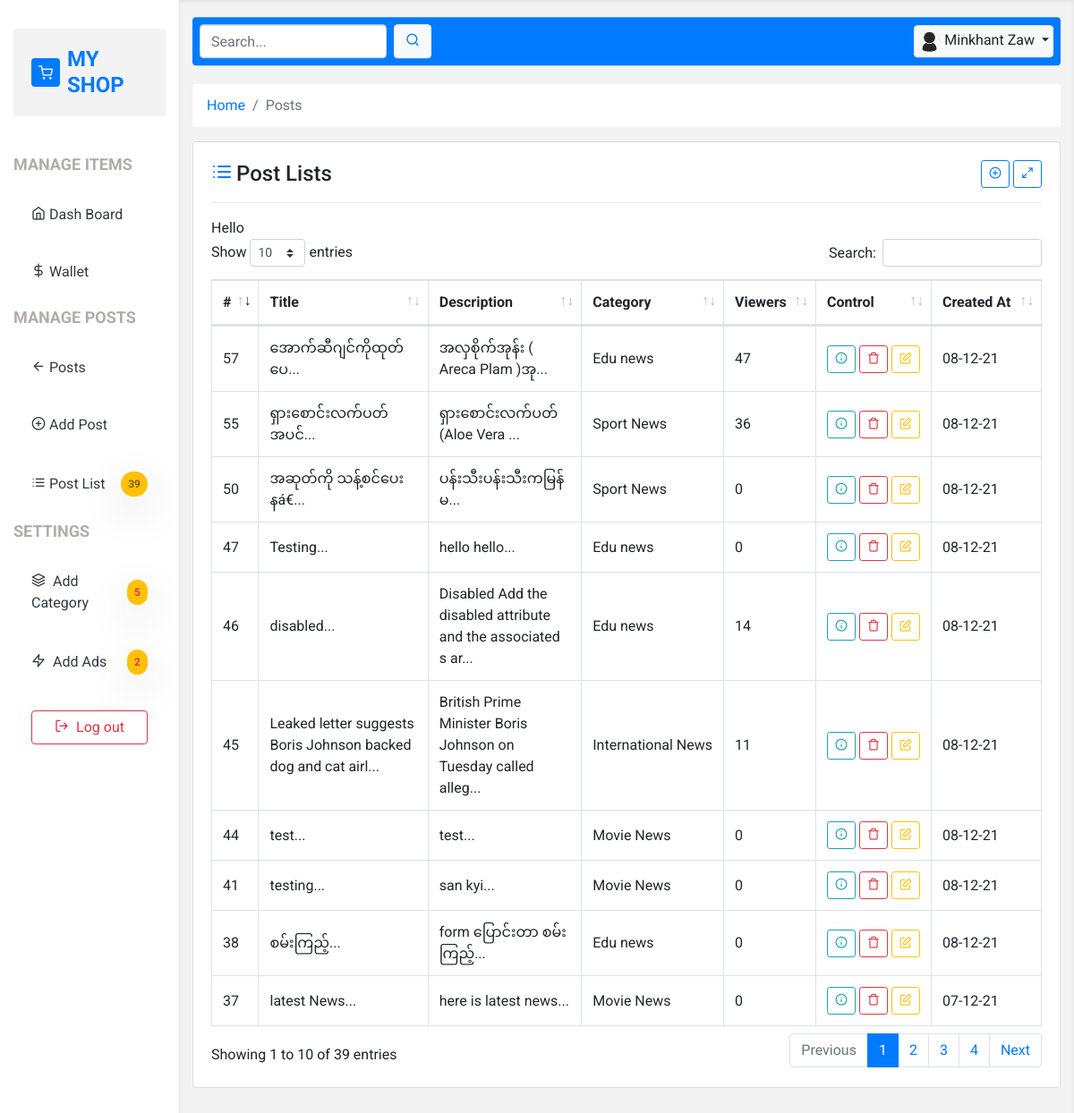
Page /post_list.php (signed in) on the committed database.
### tables this page shows
CREATE TABLE `posts` (
  `id` int(11) NOT NULL,
  `title` varchar(255) NOT NULL,
  `description` longtext NOT NULL,
  `user_id` int(11) NOT NULL,
  `category_id` int(11) NOT NULL,
  `is_publish` enum('0','1') NOT NULL DEFAULT '0',
  `ordering` int(11) DEFAULT NULL,
  `created_at` timestamp NOT NULL DEFAULT current_timestamp()
);

CREATE TABLE `categories` (
  `id` int(11) NOT NULL,
  `title` varchar(255) NOT NULL,
  `user_id` int(11) NOT NULL,
  `ordering` int(11) DEFAULT NULL,
  `created_at` timestamp NOT NULL DEFAULT current_timestamp()
);

### core/base.php (called while the page is built, shortened)
<?php
function con() {
    return mysqli_connect("localhost", "root", "", "blog");
}
$url = "http://{$_SERVER['HTTP_HOST']}/wd_6/5_sample_blog";

### core/functions.php (called while the page is built, shortened)
<?php
function fetch($sql) {
    $query = mysqli_query(con(),$sql);
    $row = mysqli_fetch_assoc($query);
    return $row;
}
function fetchAll($sql) {
    $query = mysqli_query(con(),$sql);
    $rows = [];
    while ($row = mysqli_fetch_assoc($query)) {
        array_push($rows,$row);
    }
    return $rows;
}
function showTime($timeStamp,$format = "d-m-y"){
    return date($format, strtotime($timeStamp));
}
function short($str,$length="60"){
    return substr($str,0,$length)."...";
}
function showDescription($str){
    $str = html_entity_decode($str);
    return strip_tags($str);
}
function category($id) {
    $sql = "SELECT * FROM categories WHERE id = $id";
    return fetch($sql);
}
    function posts() {
        $current_user_id = $_SESSION['user']['id'];
        if ($_SESSION['user']['role'] > 1){
            $sql= "SELECT * FROM posts WHERE user_id = '$current_user_id' ";
        }else {
            $sql = "SELECT * FROM posts";
        }
        return fetchAll($sql);
    }
    function viewerCountByPost($postId){
        $sql = "SELECT * FROM viewers WHERE post_id='$postId'";
        return fetchAll($sql);
    }

### post_list.php (the view, shortened to what this page needs)
<?php include "template/header.php"?>
<div class="row">
    <div class="col-12">
        <nav aria-label="breadcrumb mb-4">
            <ol class="breadcrumb bg-white">
                <li class="breadcrumb-item"><a href="<?php echo $url; ?>/index.php">Home</a></li>
                <li class="breadcrumb-item active" aria-current="page">Posts</li>
            </ol>
        </nav>
    </div>
</div>
<div class="row">
    <div class="col-12">
        <div class="card mb-4">
            <div class="card-body">
                <div class="row">
                    <div class="col-12">
                        <div class="d-flex justify-content-between align-items-center">
                            <h4 class="mb-0">
                                <i class="feather-list text-primary mr-1"></i>Post Lists
                            </h4>
                            <div class="">
                                <a class="btn btn-sm btn-outline-primary" href="<?php echo $url; ?>/post_add.php"><i class="feather-plus-circle"></i></a>
                                <a class="btn btn-sm btn-outline-primary" id="full-page-btn" href="#"><i class="feather-maximize-2"></i></a>
                            </div>
                        </div>
                    </div>
                </div>
                <hr>
                <?php echo showDescription("<h1>Hello</h1>")?>
                <table class="mt-3 mb-0 table table-bordered table-hover">
                    <thead>
                    <tr>
                        <th>#</th>
                        <th>Title</th>
                        <th>Description</th>
                        <th>Category</th>
                        <th>Viewers</th>
                        <th>Control</th>
                        <th class="text-nowrap">Created At</th>
                    </tr>
                    </thead>
                    <tbody>
                    <?php
                    foreach(posts() as $c){
                        ?>
                        <tr>
                            <td><?php echo $c['id'] ?></td>
                            <td><?php echo short($c['title'])?></td>
                            <td><?php echo short(showDescription($c['description']))?></td>
                            <td class="text-nowrap"><?php echo category($c['category_id'])['title']?></td>
                            <td><?php echo count(viewerCountByPost($c['id'])); ?></td>
                            <td class="text-nowrap">
                                <a href="post_detail.php?id=<?php echo $c['id']?>" class="btn btn-outline-info btn-sm"><i class="feather-info"></i></a>
                                <a href="post_delete.php?id=<?php echo $c['id']?>" class="btn btn-outline-danger btn-sm"><i class="feather-trash"></i></a>
                                <a href="post_edit.php?id=<?php echo $c['id']?>" class="btn btn-outline-warning btn-sm"><i class="feather-edit"></i></a>
                            </td>
                            <td><?php echo showTime($c['created_at']) ?></td>
                        </tr>
                        <?php
                    }
                    ?>
                    </tbody>
                </table>
            </div>
        </div>
    </div>
</div>
<?php include "template/footer.php"; ?>

### assets/css/style.css (style rules this page uses)
* { font-family: 'Roboto', sans-serif; }
:root { --primary-soft: #f3f3f3; }
table tr td { vertical-align: middle !important; }

### rows in the picture
posts: id "37", title "latest News...", description "here is latest news...", category.title "Movie News", count(viewerCountByPost($c['id'])) "0", created_at "07-12-21"
posts: id "38", title "စမ်းကြည့်...", description "form ပြောင်းတာ စမ်းကြည့်...", category.title "Edu news", count(viewerCountByPost($c['id'])) "0", created_at "08-12-21"
posts: id "41", title "testing...", description "san kyi...", category.title "Movie News", count(viewerCountByPost($c['id'])) "0", created_at "08-12-21"
posts: id "44", title "test...", description "test...", category.title "Movie News", count(viewerCountByPost($c['id'])) "0", created_at "08-12-21"
posts: id "45", title "Leaked letter suggests Boris Johnson backed dog and cat airl...", description "British Prime Minister Boris Johnson on Tuesday called alleg...", category.title "International News", count(viewerCountByPost($c['id'])) "11", created_at "08-12-21"
posts: id "46", title "disabled...", description "Disabled Add the disabled attribute and the associated s ar...", category.title "Edu news", count(viewerCountByPost($c['id'])) "14", created_at "08-12-21"
posts: id "47", title "Testing...", description "hello hello...", category.title "Edu news", count(viewerCountByPost($c['id'])) "0", created_at "08-12-21"
posts: id "50", title "အဆုတ်ကို သန့်စင်ပေးနá€...", description "ပန်းသီးပန်းသီးကမြန်မ...", category.title "Sport News", count(viewerCountByPost($c['id'])) "0", created_at "08-12-21"
posts: id "55", title "ရှားစောင်းလက်ပတ်အပင်...", description "ရှားစောင်းလက်ပတ် (Aloe Vera ...", category.title "Sport News", count(viewerCountByPost($c['id'])) "36", created_at "08-12-21"
posts: id "57", title "အောက်ဆီဂျင်ကိုထုတ်ပေ...", description "အလှစိုက်အုန်း ( Areca Plam )အု...", category.title "Edu news", count(viewerCountByPost($c['id'])) "47", created_at "08-12-21"

### other values in the picture
countTotal("posts")['COUNT(id)'] "39"
countTotal("categories")['COUNT(id)'] "5"
countTotal("ads")['COUNT(id)'] "2"
$_SESSION['user']['name'] "Minkhant Zaw"
showDescription("<h1>Hello</h1>") "Hello"
